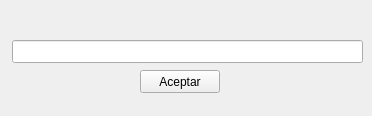
<?xml version="1.0" encoding="UTF-8"?>
<ui version="4.0">
 <class>Bloque</class>
 <widget class="QMainWindow" name="Bloque">
  <property name="geometry">
   <rect>
    <x>0</x>
    <y>0</y>
    <width>372</width>
    <height>116</height>
   </rect>
  </property>
  <property name="windowTitle">
   <string>Bloque</string>
  </property>
  <widget class="QWidget" name="centralwidget">
   <widget class="QLineEdit" name="lineEdit">
    <property name="geometry">
     <rect>
      <x>12</x>
      <y>40</y>
      <width>351</width>
      <height>23</height>
     </rect>
    </property>
   </widget>
   <widget class="QPushButton" name="pushButton">
    <property name="geometry">
     <rect>
      <x>140</x>
      <y>70</y>
      <width>80</width>
      <height>23</height>
     </rect>
    </property>
    <property name="text">
     <string>Aceptar</string>
    </property>
   </widget>
  </widget>
 </widget>
 <resources/>
 <connections/>
</ui>
